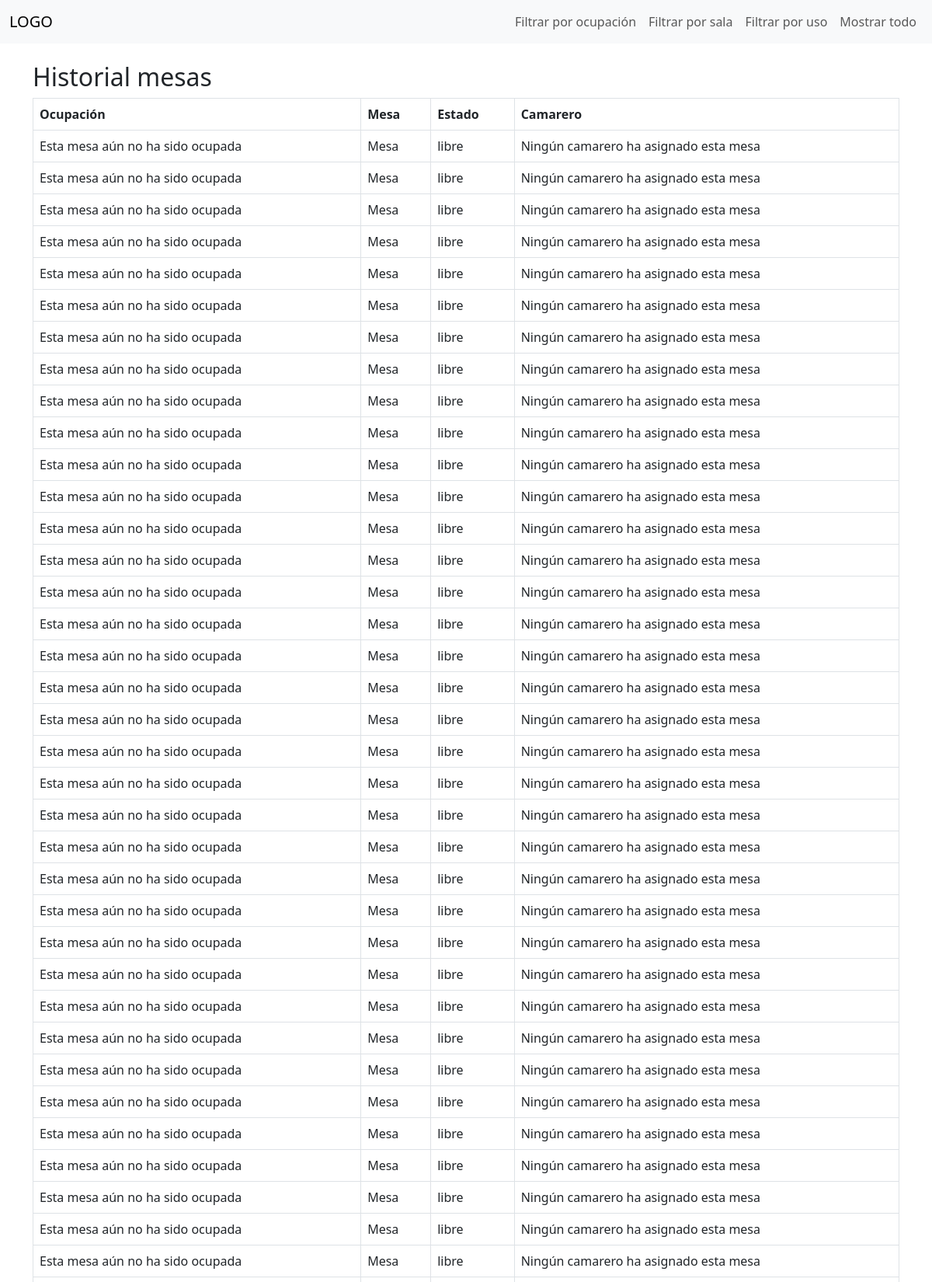
Screenshot of /Camarero/historial.php (signed in, upper part) with the database file from the repository.
### tables this page shows
CREATE TABLE `mesas` (
  `id_mesa` INT NOT NULL AUTO_INCREMENT,
  `capacidad` INT NOT NULL,
  `estado` ENUM('libre', 'ocupada') NULL DEFAULT 'libre',
  `id_sala` INT NULL,
  PRIMARY KEY (`id_mesa`),
  INDEX `id_sala_idx` (`id_sala` ASC) VISIBLE,
  CONSTRAINT `id_sala`
    FOREIGN KEY (`id_sala`)
    REFERENCES `salas` (`id_sala`)
    ON DELETE NO ACTION
    ON UPDATE NO ACTION);

### Camarero/historial.php (the view, shortened to what this page needs)
<?php
    include_once("../conexion.php");
    if (!isset($_SESSION['id_usuario'])) {
        header('Location: ' . '../index.php');
        exit();
    } else {
        $filtro = isset($_GET['filtro']) ? $_GET['filtro'] : 'default';
        switch ($filtro) {
            default:
                $sqlPáginaCamareros = "SELECT mesas.id_mesa, mesas.capacidad, mesas.estado, mesas.id_sala,
                    salas.id_sala, salas.nombre, salas.capacidad,
                    ocupaciones.id_ocupacion, ocupaciones.id_mesa, ocupaciones.fecha_ocupacion, ocupaciones.fecha_libera,
                    usuarios.id_usuario, usuarios.nombre_completo, usuarios.contraseña, usuarios.tipo_usuario
                    FROM mesas
                    INNER JOIN salas ON salas.id_sala = mesas.id_sala
                    LEFT JOIN ocupaciones ON ocupaciones.id_mesa = mesas.id_mesa
                    LEFT JOIN usuarios ON usuarios.id_usuario = ocupaciones.id_usuario
                    WHERE ocupaciones.id_usuario IS NOT NULL OR ocupaciones.id_usuario IS NULL
                    ORDER BY salas.id_sala, mesas.id_mesa";
                break;
        }
        $stmtPáginaCamareros = mysqli_prepare($con, $sqlPáginaCamareros);
        mysqli_stmt_execute($stmtPáginaCamareros);
        $resultado = mysqli_stmt_get_result($stmtPáginaCamareros);
    }
?>
<!DOCTYPE html>
<html lang="es">
<head>
    <link href="https://cdnjs.cloudflare.com/ajax/libs/bootstrap/5.3.0/css/bootstrap.min.css" rel="stylesheet">
</head>
<body>
    <nav class="navbar navbar-expand-lg bg-body-tertiary">
        <div class="container-fluid">
            <a class="navbar-brand" href="#">LOGO</a>
            <div class="collapse navbar-collapse" id="navbarContent">
                <ul class="navbar-nav ms-auto mb-2 mb-lg-0">
                    <li class="nav-item">
                        <a class="nav-link" href="?filtro=ocupacion">Filtrar por ocupación</a>
                    </li>
                    <li class="nav-item">
                        <a class="nav-link" href="?filtro=sala">Filtrar por sala</a>
                    </li>
                    <li class="nav-item">
                        <a class="nav-link" href="?filtro=uso">Filtrar por uso</a>
                    </li>
                    <li class="nav-item">
                        <a class="nav-link" href="?filtro=default">Mostrar todo</a>
                    </li>
                </ul>
            </div>
        </div>
    </nav>
    <div class="container mt-4">
        <?php if ($filtro == 'ocupacion') : ?>
            <h2>Ocupaciones</h2>
        <?php elseif ($filtro == 'uso') : ?>
            <h2>Mesas más usadas a menos</h2>
        <?php elseif ($filtro == 'sala') : ?>
            <h2>Salas</h2>
        <?php else : ?>
            <h2>Historial mesas</h2>
        <?php endif; ?>
        <table class="table table-bordered">
            <thead>
                <tr>
                    <?php if ($filtro == 'ocupacion') : ?>
                        <th>Ocupación</th>
                        <th>Mesa</th>
                        <th>Estado</th>
                        <th>Camarero</th>
                        <th>Fecha ocupación</th>
                        <th>Fecha liberación</th>
                    <?php elseif ($filtro == 'uso') : ?>
                        <th>Ocupación</th>
                        <th>Mesa</th>
                        <th>Número de Usos</th>
                    <?php elseif ($filtro == 'sala') : ?>
                        <th>Nombre Sala</th>
                        <th>Capacidad Sala</th>
                    <?php else : ?>
                        <th>Ocupación</th>
                        <th>Mesa</th>
                        <th>Estado</th>
                        <th>Camarero</th>
                    <?php endif; ?>
                </tr>
            </thead>
            <tbody>
                <?php
                    if ($resultado && mysqli_num_rows($resultado) > 0) {
                        while ($fila = mysqli_fetch_assoc($resultado)) {
                            echo "<tr>";
                            if ($filtro == 'ocupacion') {
                                if ($fila['id_ocupacion'] != NULL) {
                                    echo "<td>Ocupación ".$fila['id_ocupacion']."</td>";
                                } else {
                                    echo "<td>Esta mesa aún no ha sido ocupada</td>";
                                }
                                echo "<td>Mesa ".$fila['id_mesa']."</td>";
                                echo "<td>".$fila['estado']."</td>";
                                if ($fila['id_usuario'] != NULL) {
                                    echo "<td>".$fila['nombre_completo']."</td>";
                                } else {
                                    echo "<td> Ningún camarero ha asignado esta mesa </td>";
                                }
                                echo "<td>".$fila['fecha_ocupacion']."</td>";
                                if ($fila['fecha_libera'] != NULL) {
                                    echo "<td>".$fila['fecha_libera']."</td>";
                                } else {
                                    echo "<td> Esta mesa actualmente está siendo ocupada </td>";
                                }
                            } elseif ($filtro == 'sala') {
                                echo "<td>".$fila['nombre']."</td>";
                                echo "<td>".$fila['capacidad']."</td>";
                            } else {
                                if ($fila['id_ocupacion'] != NULL) {
                                    echo "<td>Ocupación ".$fila['id_ocupacion']."</td>";
                                } else {
                                    echo "<td>Esta mesa aún no ha sido ocupada</td>";
                                }
                                echo "<td>Mesa ".$fila['id_mesa']."</td>";
                                echo "<td>".$fila['estado']."</td>";
                                if ($fila['id_usuario'] != NULL) {
                                    echo "<td>".$fila['nombre_completo']."</td>";
                                } else {
                                    echo "<td> Ningún camarero ha asignado esta mesa </td>";
                                }
                            }
                            echo "</tr>";
                        }
                    } else {
                        echo "<tr><td colspan='7'>No hay resultados</td></tr>";
                    }
                ?>
            </tbody>
        </table>
    </div>
</body>
</html>

### rows the page displays
mesas: shows "Esta mesa aún no ha sido ocupada", estado "libre", shows "Ningún camarero ha asignado esta mesa"
mesas: shows "Esta mesa aún no ha sido ocupada", estado "libre", shows "Ningún camarero ha asignado esta mesa"
mesas: shows "Esta mesa aún no ha sido ocupada", estado "libre", shows "Ningún camarero ha asignado esta mesa"
mesas: shows "Esta mesa aún no ha sido ocupada", estado "libre", shows "Ningún camarero ha asignado esta mesa"
mesas: shows "Esta mesa aún no ha sido ocupada", estado "libre", shows "Ningún camarero ha asignado esta mesa"
mesas: shows "Esta mesa aún no ha sido ocupada", estado "libre", shows "Ningún camarero ha asignado esta mesa"
mesas: shows "Esta mesa aún no ha sido ocupada", estado "libre", shows "Ningún camarero ha asignado esta mesa"
mesas: shows "Esta mesa aún no ha sido ocupada", estado "libre", shows "Ningún camarero ha asignado esta mesa"
mesas: shows "Esta mesa aún no ha sido ocupada", estado "libre", shows "Ningún camarero ha asignado esta mesa"
mesas: shows "Esta mesa aún no ha sido ocupada", estado "libre", shows "Ningún camarero ha asignado esta mesa"
mesas: shows "Esta mesa aún no ha sido ocupada", estado "libre", shows "Ningún camarero ha asignado esta mesa"
mesas: shows "Esta mesa aún no ha sido ocupada", estado "libre", shows "Ningún camarero ha asignado esta mesa"
mesas: shows "Esta mesa aún no ha sido ocupada", estado "libre", shows "Ningún camarero ha asignado esta mesa"
mesas: shows "Esta mesa aún no ha sido ocupada", estado "libre", shows "Ningún camarero ha asignado esta mesa"
mesas: shows "Esta mesa aún no ha sido ocupada", estado "libre", shows "Ningún camarero ha asignado esta mesa"
mesas: shows "Esta mesa aún no ha sido ocupada", estado "libre", shows "Ningún camarero ha asignado esta mesa"
mesas: shows "Esta mesa aún no ha sido ocupada", estado "libre", shows "Ningún camarero ha asignado esta mesa"
mesas: shows "Esta mesa aún no ha sido ocupada", estado "libre", shows "Ningún camarero ha asignado esta mesa"
mesas: shows "Esta mesa aún no ha sido ocupada", estado "libre", shows "Ningún camarero ha asignado esta mesa"
mesas: shows "Esta mesa aún no ha sido ocupada", estado "libre", shows "Ningún camarero ha asignado esta mesa"
mesas: shows "Esta mesa aún no ha sido ocupada", estado "libre", shows "Ningún camarero ha asignado esta mesa"
mesas: shows "Esta mesa aún no ha sido ocupada", estado "libre", shows "Ningún camarero ha asignado esta mesa"
mesas: shows "Esta mesa aún no ha sido ocupada", estado "libre", shows "Ningún camarero ha asignado esta mesa"
mesas: shows "Esta mesa aún no ha sido ocupada", estado "libre", shows "Ningún camarero ha asignado esta mesa"
mesas: shows "Esta mesa aún no ha sido ocupada", estado "libre", shows "Ningún camarero ha asignado esta mesa"
mesas: shows "Esta mesa aún no ha sido ocupada", estado "libre", shows "Ningún camarero ha asignado esta mesa"
mesas: shows "Esta mesa aún no ha sido ocupada", estado "libre", shows "Ningún camarero ha asignado esta mesa"
mesas: shows "Esta mesa aún no ha sido ocupada", estado "libre", shows "Ningún camarero ha asignado esta mesa"
mesas: shows "Esta mesa aún no ha sido ocupada", estado "libre", shows "Ningún camarero ha asignado esta mesa"
mesas: shows "Esta mesa aún no ha sido ocupada", estado "libre", shows "Ningún camarero ha asignado esta mesa"
mesas: shows "Esta mesa aún no ha sido ocupada", estado "libre", shows "Ningún camarero ha asignado esta mesa"
mesas: shows "Esta mesa aún no ha sido ocupada", estado "libre", shows "Ningún camarero ha asignado esta mesa"
mesas: shows "Esta mesa aún no ha sido ocupada", estado "libre", shows "Ningún camarero ha asignado esta mesa"
mesas: shows "Esta mesa aún no ha sido ocupada", estado "libre", shows "Ningún camarero ha asignado esta mesa"
mesas: shows "Esta mesa aún no ha sido ocupada", estado "libre", shows "Ningún camarero ha asignado esta mesa"
mesas: shows "Esta mesa aún no ha sido ocupada", estado "libre", shows "Ningún camarero ha asignado esta mesa"
